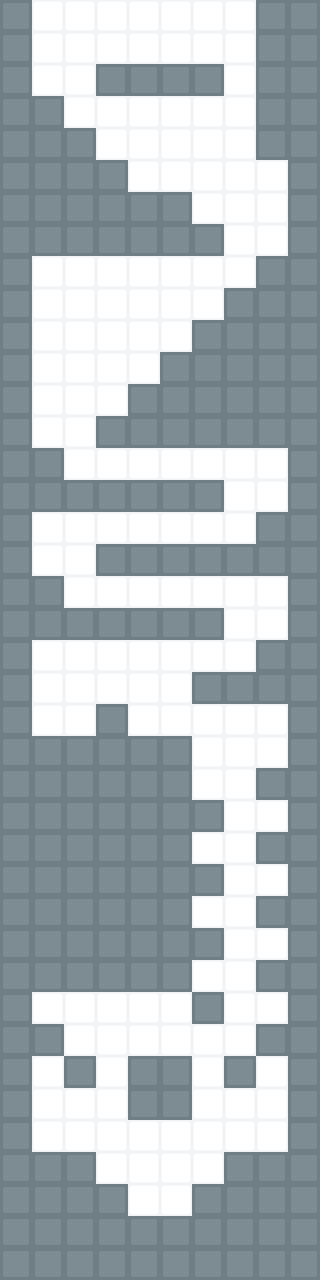

Rendered tile map (Tiled .tmx) drawn with the repository's tilesets; below, a short description and the map source with its tile grids summarised:
An orthogonal 10x40 tile map with 32x32 px tiles, 2 tile layers (background, collision).

<map version="1.0" orientation="orthogonal" renderorder="right-down" width="10" height="40" tilewidth="32" tileheight="32">
 <tileset firstgid="1" name="tiles" tilewidth="32" tileheight="32">
  <image source="../images/tiles.png" trans="aaffff" width="96" height="32" />
 </tileset>
 <layer name="background" width="10" height="40">
  <data>[400 cells, 400 non-empty, 1 distinct tile ids]</data>
 </layer>
 <layer name="collision" width="10" height="40">
  <data>[400 cells, 235 non-empty, 1 distinct tile ids]</data>
 </layer>
</map>
